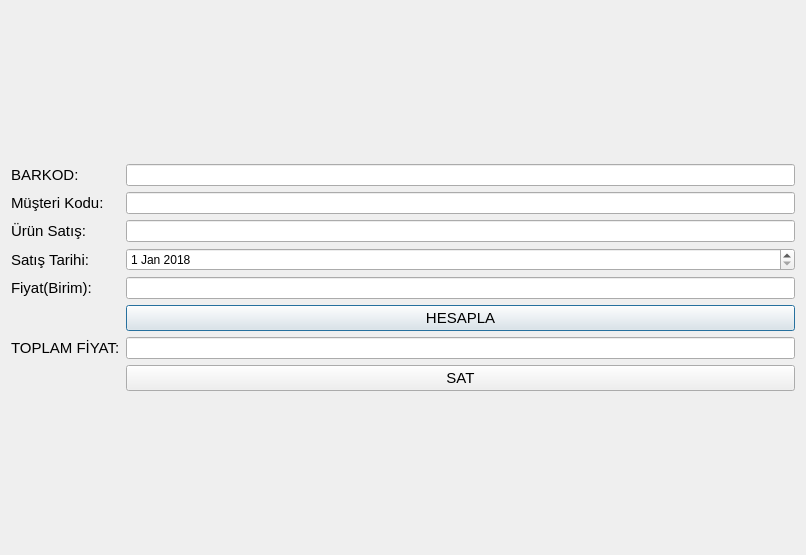
<?xml version="1.0" encoding="UTF-8"?>
<ui version="4.0">
 <class>Dialog</class>
 <widget class="QDialog" name="Dialog">
  <property name="geometry">
   <rect>
    <x>0</x>
    <y>0</y>
    <width>806</width>
    <height>555</height>
   </rect>
  </property>
  <property name="windowTitle">
   <string>Dialog</string>
  </property>
  <layout class="QGridLayout" name="gridLayout_2">
   <item row="0" column="0">
    <layout class="QGridLayout" name="gridLayout">
     <item row="0" column="0">
      <widget class="QLabel" name="label_9">
       <property name="font">
        <font>
         <pointsize>11</pointsize>
        </font>
       </property>
       <property name="text">
        <string>BARKOD:</string>
       </property>
      </widget>
     </item>
     <item row="0" column="1">
      <widget class="QLineEdit" name="lineEdit_8"/>
     </item>
     <item row="1" column="0">
      <widget class="QLabel" name="label_11">
       <property name="font">
        <font>
         <pointsize>11</pointsize>
        </font>
       </property>
       <property name="text">
        <string>Müşteri Kodu:</string>
       </property>
      </widget>
     </item>
     <item row="1" column="1">
      <widget class="QLineEdit" name="lineEdit_7"/>
     </item>
     <item row="2" column="0">
      <widget class="QLabel" name="label_10">
       <property name="font">
        <font>
         <pointsize>11</pointsize>
        </font>
       </property>
       <property name="text">
        <string>Ürün Satış:</string>
       </property>
      </widget>
     </item>
     <item row="2" column="1">
      <widget class="QLineEdit" name="lineEdit_4"/>
     </item>
     <item row="3" column="0">
      <widget class="QLabel" name="label_12">
       <property name="font">
        <font>
         <pointsize>11</pointsize>
        </font>
       </property>
       <property name="text">
        <string>Satış Tarihi:</string>
       </property>
      </widget>
     </item>
     <item row="3" column="1">
      <widget class="QDateEdit" name="dateEdit_2">
       <property name="dateTime">
        <datetime>
         <hour>0</hour>
         <minute>0</minute>
         <second>0</second>
         <year>2018</year>
         <month>1</month>
         <day>1</day>
        </datetime>
       </property>
      </widget>
     </item>
     <item row="4" column="0">
      <widget class="QLabel" name="label_7">
       <property name="font">
        <font>
         <pointsize>11</pointsize>
        </font>
       </property>
       <property name="text">
        <string>Fiyat(Birim):</string>
       </property>
      </widget>
     </item>
     <item row="4" column="1">
      <widget class="QLineEdit" name="lineEdit_6"/>
     </item>
     <item row="5" column="1">
      <widget class="QPushButton" name="pushButton_3">
       <property name="font">
        <font>
         <pointsize>11</pointsize>
        </font>
       </property>
       <property name="text">
        <string>HESAPLA</string>
       </property>
       <property name="icon">
        <iconset>
         <normaloff>C:/Users/emrec/Desktop/iconpool/calculate_sheet.png</normaloff>C:/Users/emrec/Desktop/iconpool/calculate_sheet.png</iconset>
       </property>
      </widget>
     </item>
     <item row="6" column="0">
      <widget class="QLabel" name="label_8">
       <property name="font">
        <font>
         <pointsize>11</pointsize>
        </font>
       </property>
       <property name="text">
        <string>TOPLAM FİYAT:</string>
       </property>
      </widget>
     </item>
     <item row="6" column="1">
      <widget class="QLineEdit" name="lineEdit_9"/>
     </item>
     <item row="7" column="1">
      <widget class="QPushButton" name="pushButton_4">
       <property name="font">
        <font>
         <pointsize>11</pointsize>
        </font>
       </property>
       <property name="text">
        <string>SAT</string>
       </property>
       <property name="icon">
        <iconset>
         <normaloff>C:/Users/emrec/Desktop/iconpool/Wallet Â» Money.png</normaloff>C:/Users/emrec/Desktop/iconpool/Wallet Â» Money.png</iconset>
       </property>
      </widget>
     </item>
    </layout>
   </item>
  </layout>
 </widget>
 <resources/>
 <connections/>
</ui>
